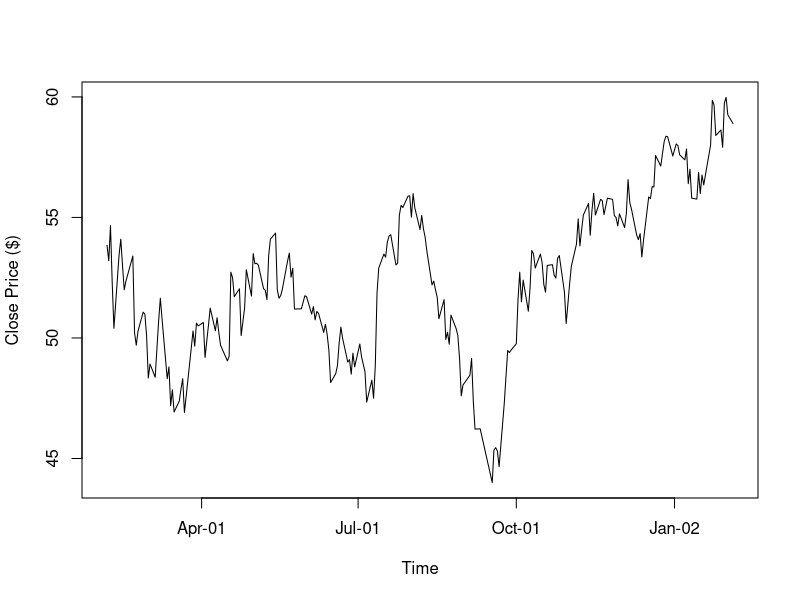
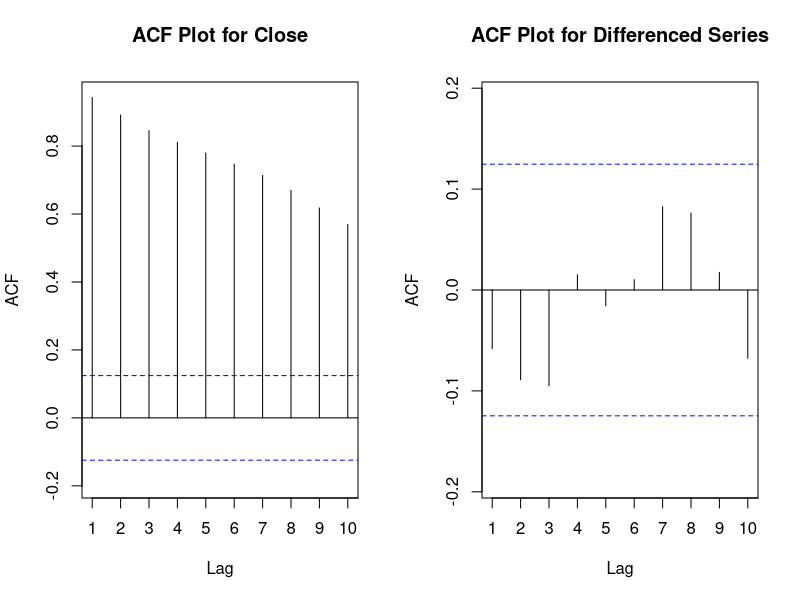

These figures' R source, in order:
library("forecast")

walmart.data <- read.csv("WalMartStock.csv")
walmart.data$Date <- as.Date(walmart.data$Date, format="%d-%b-%y")
close.ts <- ts(walmart.data$Close)

# Figure 6.21
par(mfrow = c(1,1))
plot(walmart.data$Date, walmart.data$Close, type = "l", ylab = "Close Price ($)", xlab = "Time", xaxt = "n")
axis.Date(side = 1, walmart.data$Date, format = "%b-%y")

# Figure 6.22
par(mfrow = c(1,2))
Acf(close.ts, lag.max = 10, main = "ACF Plot for Close")
Acf(diff(close.ts,1), lag.max = 10, main = "ACF Plot for Differenced Series")

# Table 6.7
Arima(close.ts, order = c(1,0,0))
Arima(diff(close.ts,1), order = c(1,0,0))
